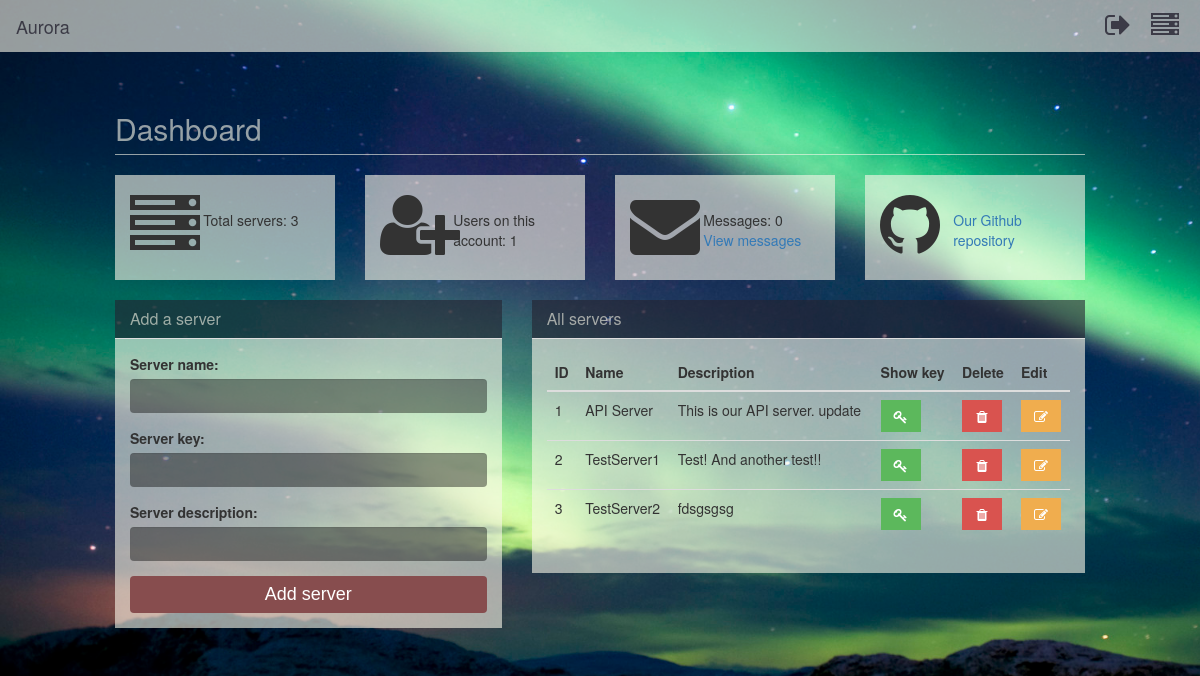
The page /dashboard/ (signed in) on the database its author committed.
### AuroraPlus/models.py (models this page shows)
class Servers(models.Model):
    ID = models.AutoField(primary_key=True)
    User_ID = models.TextField(max_length=10)
    Server_key = models.TextField(max_length=255)
    Server_Name = models.TextField(max_length=50)
    Server_Description = models.TextField(max_length=255)
    Date_Added = models.DateField
    Receive_Mail = models.BooleanField(default=False)
    Server_Opacity = models.BooleanField(default=True)

### AuroraPlus/views.py (the view, shortened to what this page needs)
# urls.py: url(r'^dashboard/', views.index, name='index'),
@login_required
@csrf_protect
def index(request):
    current_user = request.user
    user_id = current_user.id
    server_list = Monitor.get_servers(user_id)
    if not server_list:
        return HttpResponse("No servers")
    server_count = str(CountUserServers.count_servers(user_id))
    count_messages = GetMessages.count_messages(user_id)
    if 'Delete' in request.POST.values():
        id = request.POST['id']
    count = User.objects.filter(last_login__startswith=timezone.now().date()).count()
    return render(request, 'index.html',
                  {'server_list': server_list, 'server_count': server_count, 'user_count': count,
                   'message_count': count_messages})

### bin/ServerMonitoring/count_servers.py (called while the page is built)
    @staticmethod
    def count_servers(user_id):
        print user_id
        if user_id is None:
            return 'No servers found.'
        else:
            servers_to_count = Servers.objects.filter(User_ID=user_id).count()
            print servers_to_count
            return servers_to_count

### bin/ServerMonitoring/messages.py (called while the page is built)
    @staticmethod
    def count_messages(user_id):
        print user_id
        if user_id is None:
            return 'No messages found.'
        else:
            messages_to_count = Messages.objects.filter(User_ID=user_id, Message_Read=0).count()
            return messages_to_count

### bin/ServerMonitoring/monitor.py (called while the page is built)
    @staticmethod
    def get_servers(user_id):
        user_servers = Servers.objects.filter(User_ID=user_id)
        if not user_servers:
            return
        return user_servers

### templates/index.html (shortened to what this page needs)
{% load static from staticfiles %}
{% load current_tags %}
<!DOCTYPE html>
<html lang="en">
<head>
    <link rel="stylesheet" type="text/css" href="{% static "bootstrap/css/bootstrap.min.css" %}"/>
    <link rel="stylesheet" type="text/css" href="{% static "fontawesome/css/font-awesome.min.css" %}">
    <link rel="stylesheet" type="text/css" href="{% static "custom/css/navbar.css" %}"/>
    <link rel="stylesheet" type="text/css" href="{% static "custom/css/sidebar.css" %}"/>
    <link rel="stylesheet" type="text/css" href="{% static "custom/css/dashboard.css" %}"/>
</head>
<body>
{% include 'top.html' %}
<div class="col-lg-10 col-lg-offset-1">
    <h2 class="page-header dashboard-title">Dashboard</h2>
    <div class="row">
        <div class="col-md-3">
            <div class="panel panel-default dashboardpanel">
                <div class="panel-body">
                    <div class="row row-table">
                        <div class="col-xs-4">
                            <i class="fa fa-server fa-5x"></i>
                        </div>
                        <div class="col-xs-8">
                            <br>
                            {% for item in server_count %}
                                <p>Total servers: {{ item }}</p>
                            {% endfor %}
                        </div>
                    </div>
                </div>
            </div>
        </div>
        <div class="col-md-3">
            <div class="panel panel-default dashboardpanel">
                <div class="panel-body">
                    <div class="row row-table">
                        <div class="col-xs-4">
                            <i class="fa fa-user-plus fa-5x"></i>
                        </div>
                        <div class="col-xs-8">
                            <br>
                            <p>Users on this account: {{ user_count }}</p>
                        </div>
                    </div>
                </div>
            </div>
        </div>
        <div class="col-md-3">
            <div class="panel panel-default dashboardpanel">
                <div class="panel-body">
                    <div class="row row-table">
                        <div class="col-xs-4">
                            <i class="fa fa-envelope fa-5x"></i>
                        </div>
                        <div class="col-xs-8">
                            <br>
                            <p>
                                Messages: {{ message_count }}
                                <br>
                                <a href="/messages/0">View messages</a>
                            </p>
                        </div>
                    </div>
                </div>
            </div>
        </div>
        <div class="col-md-3">
            <div class="panel panel-default dashboardpanel">
                <div class="panel-body">
                    <div class="row row-table">
                        <div class="col-xs-4">
                            <i class="fa fa-github fa-5x"></i>
                        </div>
                        <div class="col-xs-8">
                            <p>
                                <br>
                                <a href="https://github.com/Evert-Arends/AuroraPlus">Our Github repository</a>
                            </p>
                        </div>
                    </div>
                </div>
            </div>
        </div>
    </div>
    <div class="row">
        <div class="col-md-5">
            <div class="panel panel-default dashboardpanel">
                <div class="panel-heading">
                    <h2 class="panel-title">Add a server</h2>
                </div>
                <div class="panel-body">
                    <form id="addserver" action="/dashboard/" method="post">
                        <div class="form-group">
                            <label for="Name">Server name:</label>
                            <input type="text" class="form-control dashboard-input" name="Name" id="Name" maxlength="50"
                                   required>
                        </div>
                        <div class="form-group">
                            <label for="Key">Server key:</label>
                            <input type="text" class="form-control dashboard-input" name="Key" id="Key" maxlength="50"
                                   required>
                        </div>
                        <div class="form-group">
                            <label for="ServerDescription">Server description:</label>
                            <input type="text" class="form-control dashboard-input" name="ServerDescription"
                                   id="ServerDescription" maxlength="50" required>
                        </div>
                        <button type="submit" class="btn btn-default dashboard-button">Add server</button>
                    </form>
                </div>
            </div>
        </div>
        <div class="col-md-7">
            <div class="panel panel-default dashboardpanel">
                <div class="panel-heading">
                    <h2 class="panel-title">All servers</h2>
                </div>
                <div class="panel-body custom-scroll">
                    <table class="table">
                        <thead>
                        <tr>
                            <th>ID</th>
                            <th>Name</th>
                            <th>Description</th>
                            <th>Show key</th>
                            <th>Delete</th>
                            <th>Edit</th>
                        </tr>
                        </thead>
                        <tbody>
                        {% for item in server_list %}
                            <tr class="default">
                                <td>{{ item.ID }}</td>
                                <td>{{ item.Server_Name }}</td>
                                <td>{{ item.Server_Description }}</td>
                                <td>
                                    <a class="btn btn-success view-key toggler" href="#" data-prod-cat={{ item.ID }}>
                                        <i class="fa fa-key"></i>
                                    </a>
                                </td>
                                <td>
                                    <a class="btn btn-danger deletebutton" href="/server/delete/{{ item.ID }}">
                                        <i class="fa fa-trash"></i>
                                    </a>
                                </td>
                                <td>
                                    <a class="btn btn-warning editbutton" href="/server/edit/{{ item.ID }}">
                                        <i class="fa fa-edit"></i>
                                    </a>
                                </td>
                            </tr>
                        {% endfor %}
                        </tbody>
                    </table>
                </div>
            </div>
        </div>
    </div>
</div>
</body>
</html>

### static/custom/css/dashboard.css (style rules this page uses)
html, body { overflow-x: hidden; background: url("/static/images/background.jpg") no-repeat !important; background-size: cover !important; height: 100% !important; width: 100% !important; }
.dashboard-title { color: rgba(250, 248, 233, 0.6); border-color: rgba(250, 248, 233, 0.6); }
.deletebutton { border: none !important; border-radius: 0 !important; width: 40px !important; }
.editbutton { border: none !important; border-radius: 0 !important; width: 40px !important; }
.view-key { border: none !important; border-radius: 0 !important; width: 40px !important; }
.dashboardpanel { border-style: none !important; border-radius: 0 !important; box-shadow: none !important; background-color: transparent !important; }
.dashboardpanel > .panel-heading { background-color: rgba(36, 34, 47, 0.6) !important; border-radius: 0px !important; }
.dashboardpanel > .panel-heading > .panel-title { color: rgba(250, 248, 233, 0.6) !important; border-radius: 0px !important; }
.dashboardpanel > .panel-body { background-color: rgba(250, 248, 233, 0.6) !important; border-style: none !important; min-height: 105px; }
.custom-scroll { overflow: hidden; overflow-x: scroll; }
.dashboard-button { width: 100%; background-color: rgb(135, 77, 78) !important; font-size: 18px; border-style: none !important; color: white !important; font-family: 'Harmattan', sans-serif; }
.dashboard-input { background-color: rgba(0, 0, 0, 0.4) !important; border-style: none !important; color: white !important; font-family: 'Harmattan', sans-serif; }

### rows shown on the page
Servers: ID "1", Server_Name "API Server", Server_Description "This is our API server. update"
Servers: ID "2", Server_Name "TestServer1", Server_Description "Test! And another test!!"
Servers: ID "3", Server_Name "TestServer2", Server_Description "fdsgsgsg"

### other values the page prints
{{ item }} "3"
{{ user_count }} "1"
{{ message_count }} "0"
